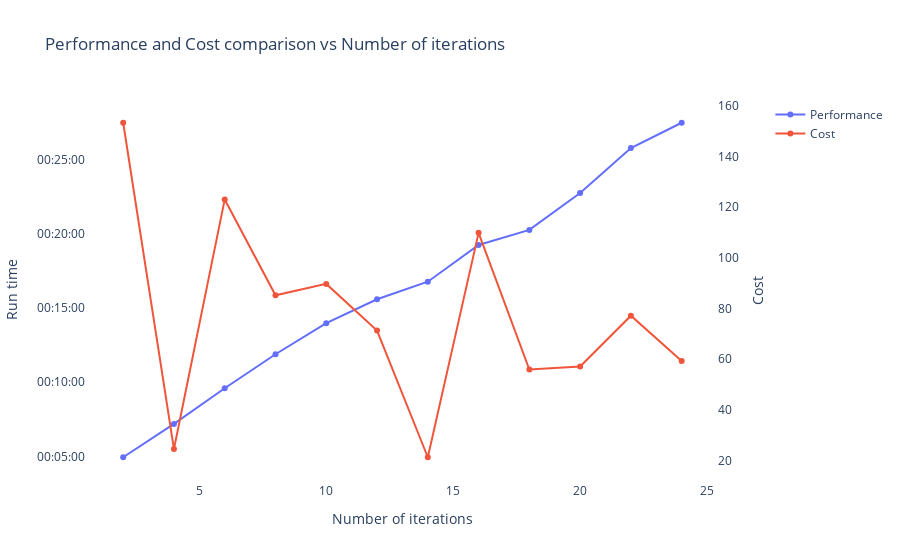

Write notebook code for a chart like this one.
### Code cell
fig = make_subplots(specs=[[{"secondary_y": True}]])

fig.add_trace(go.Scatter(x= df2['index'], y= pd.to_datetime(df2['performace']), name= 'Performance'),secondary_y=False)
fig.add_trace(go.Scatter(x= df2['index'], y= abs(df2['score']), name= 'Cost'), secondary_y= True)

fig.update_layout(
    title= 'Performance and Cost comparison vs Number of iterations',
    xaxis= dict(
        showline=True,
        showgrid=False, 
        showticklabels=True,
        title= 'Number of iterations'
    ),
    plot_bgcolor='white',
    yaxis= dict(
        showline= True,
        title= 'Run time',
        tickformat= "%H:%M:%S"
    )
)

fig.update_yaxes(secondary_y= True, title= 'Cost')

### Figure 1 — Plotly figure (JSON) as saved in the notebook; plotly's stock layout.template omitted (floating-point values rounded to 4 significant figures)
{"data": [{"name": "Performance", "type": "scatter", "x": [2, 4, 6, 8, 10, 12, 14, 16, 18, 20, 22, 24], "xaxis": "x", "y": ["2023-12-24T00:04:56.139095", "2023-12-24T00:07:10.818842", "2023-12-24T00:09:35.328108", "2023-12-24T00:11:52.677996", "2023-12-24T00:13:58.417447", "2023-12-24T00:15:34.827143", "2023-12-24T00:16:45.886875", "2023-12-24T00:19:14.436182", "2023-12-24T00:20:15.286223", "2023-12-24T00:22:44.649914", "2023-12-24T00:25:46.385227", "2023-12-24T00:27:28.595292"], "yaxis": "y"}, {"name": "Cost", "type": "scatter", "x": [2, 4, 6, 8, 10, 12, 14, 16, 18, 20, 22, 24], "xaxis": "x", "y": [153.3, 24.49, 123.1, 85.2, 89.7, 71.26, 21.24, 109.9, 55.87, 57.07, 77.13, 59.26], "yaxis": "y2"}], "layout": {"autosize": true, "plot_bgcolor": "white", "title": {"text": "Performance and Cost comparison vs Number of iterations"}, "xaxis": {"anchor": "y", "autorange": true, "domain": [0, 0.94], "range": [0.6508, 25.35], "showgrid": false, "showline": true, "showticklabels": true, "title": {"text": "Number of iterations"}, "type": "linear"}, "yaxis": {"anchor": "x", "autorange": true, "domain": [0, 1], "range": ["2023-12-24 00:03:04.5286", "2023-12-24 00:29:20.2058"], "showline": true, "tickformat": "%H:%M:%S", "title": {"text": "Run time"}, "type": "date"}, "yaxis2": {"anchor": "x", "autorange": true, "overlaying": "y", "range": [10.34, 164.2], "side": "right", "title": {"text": "Cost"}, "type": "linear"}}}
